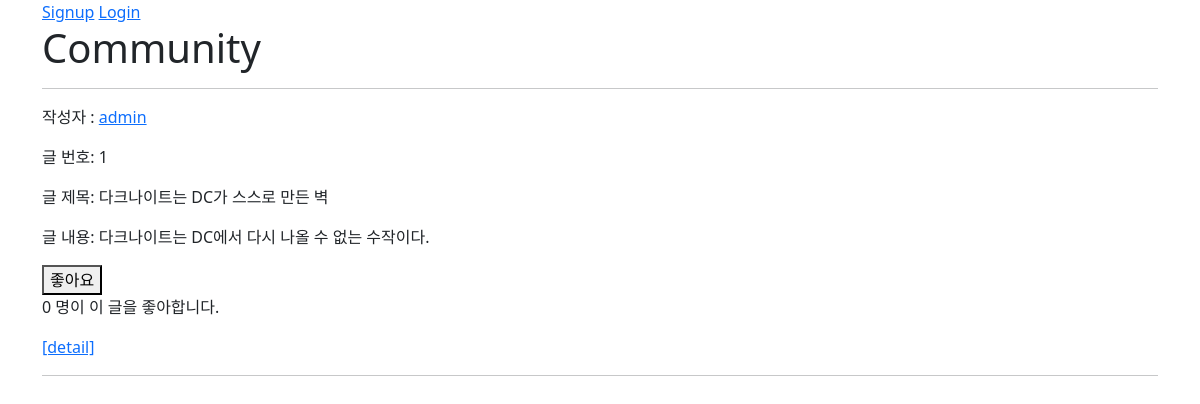
/community/, run on the app's committed database.
### community/models.py (models this page shows)
class Review(models.Model):
    title = models.CharField(max_length=100)
    movie_title = models.CharField(max_length=50)
    rank = models.IntegerField()
    content = models.TextField()
    created_at = models.DateTimeField(auto_now_add=True)
    updated_at = models.DateTimeField(auto_now=True)
    user = models.ForeignKey(settings.AUTH_USER_MODEL, on_delete=models.CASCADE)
    like_users = models.ManyToManyField(settings.AUTH_USER_MODEL, related_name='like_reviews')

### accounts/models.py (models this page shows)
class User(AbstractUser):
    followings = models.ManyToManyField('self', symmetrical=False, related_name='followers')

### community/views.py (the view)
# urls.py: path('', views.index, name='index'),
@require_safe
def index(request):
    reviews = Review.objects.order_by('-pk')
    context = {
        'reviews': reviews,
    }
    return render(request, 'community/index.html', context)

### community/templates/community/index.html (shortened to what this page needs)
{% extends 'base.html' %}
{% block content %}
  <h1>Community</h1>
  <hr>
  {% for review in reviews %}
    <p>작성자 : <a href="{% url 'accounts:profile' review.user.username %}">{{ review.user }}</a></p>
    <p>글 번호: {{ review.pk }}</p>
    <p>글 제목: {{ review.title }}</p>
    <p>글 내용: {{ review.content }}</p>
    <form action="{% url 'community:like' review.pk %}" method="POST">
      {% if user in review.like_users.all %}
        <button>좋아요 취소</button>
      {% else %}
        <button>좋아요</button>
      {% endif %}
    </form>
    <p>
      <span>{{ review.like_users.all|length }}</span> 명이 이 글을 좋아합니다.
    </p>
    <a href="{% url 'community:detail' review.pk %}">[detail]</a>
    <hr>
  {% endfor %}
{% endblock %}

### data on the page
Review: user "admin", pk "1", title "다크나이트는 DC가 스스로 만든 벽", content "다크나이트는 DC에서 다시 나올 수 없는 수작이다.", shows "좋아요", like_users.all|length "0"
